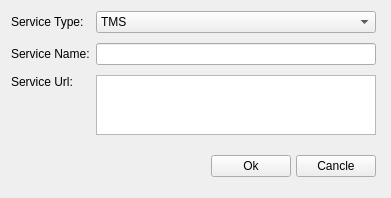
<?xml version="1.0" encoding="UTF-8"?>
<ui version="4.0">
 <class>TileServiceWidget</class>
 <widget class="QWidget" name="TileServiceWidget">
  <property name="geometry">
   <rect>
    <x>0</x>
    <y>0</y>
    <width>391</width>
    <height>192</height>
   </rect>
  </property>
  <property name="windowTitle">
   <string>Folder Widget</string>
  </property>
  <layout class="QGridLayout" name="gridLayout">
   <property name="rightMargin">
    <number>15</number>
   </property>
   <property name="verticalSpacing">
    <number>10</number>
   </property>
   <item row="0" column="0">
    <widget class="QLabel" name="label_type">
     <property name="contextMenuPolicy">
      <enum>Qt::NoContextMenu</enum>
     </property>
     <property name="text">
      <string>Service Type:</string>
     </property>
    </widget>
   </item>
   <item row="0" column="1">
    <widget class="QComboBox" name="comboBox_type">
     <property name="contextMenuPolicy">
      <enum>Qt::NoContextMenu</enum>
     </property>
     <item>
      <property name="text">
       <string>TMS</string>
      </property>
     </item>
     <item>
      <property name="text">
       <string>XYZ</string>
      </property>
     </item>
    </widget>
   </item>
   <item row="1" column="0">
    <widget class="QLabel" name="label_name">
     <property name="contextMenuPolicy">
      <enum>Qt::NoContextMenu</enum>
     </property>
     <property name="text">
      <string>Service Name:</string>
     </property>
    </widget>
   </item>
   <item row="1" column="1">
    <widget class="QLineEdit" name="lineEdit_name">
     <property name="contextMenuPolicy">
      <enum>Qt::NoContextMenu</enum>
     </property>
    </widget>
   </item>
   <item row="2" column="0">
    <widget class="QLabel" name="label_url">
     <property name="contextMenuPolicy">
      <enum>Qt::NoContextMenu</enum>
     </property>
     <property name="text">
      <string>Service Url:</string>
     </property>
     <property name="alignment">
      <set>Qt::AlignLeading|Qt::AlignLeft|Qt::AlignTop</set>
     </property>
    </widget>
   </item>
   <item row="2" column="1">
    <widget class="QTextEdit" name="textEdit_url">
     <property name="maximumSize">
      <size>
       <width>16777215</width>
       <height>60</height>
      </size>
     </property>
    </widget>
   </item>
   <item row="3" column="0" colspan="2">
    <layout class="QHBoxLayout" name="horizontalLayout">
     <item>
      <spacer name="horizontalSpacer">
       <property name="orientation">
        <enum>Qt::Horizontal</enum>
       </property>
       <property name="sizeHint" stdset="0">
        <size>
         <width>40</width>
         <height>20</height>
        </size>
       </property>
      </spacer>
     </item>
     <item>
      <widget class="QPushButton" name="pushButton_ok">
       <property name="contextMenuPolicy">
        <enum>Qt::NoContextMenu</enum>
       </property>
       <property name="text">
        <string>Ok</string>
       </property>
      </widget>
     </item>
     <item>
      <spacer name="horizontalSpacer_2">
       <property name="orientation">
        <enum>Qt::Vertical</enum>
       </property>
       <property name="sizeType">
        <enum>QSizePolicy::Fixed</enum>
       </property>
       <property name="sizeHint" stdset="0">
        <size>
         <width>5</width>
         <height>42</height>
        </size>
       </property>
      </spacer>
     </item>
     <item>
      <widget class="QPushButton" name="pushButton_cancle">
       <property name="contextMenuPolicy">
        <enum>Qt::NoContextMenu</enum>
       </property>
       <property name="text">
        <string>Cancle</string>
       </property>
      </widget>
     </item>
    </layout>
   </item>
  </layout>
 </widget>
 <resources/>
 <connections/>
</ui>
